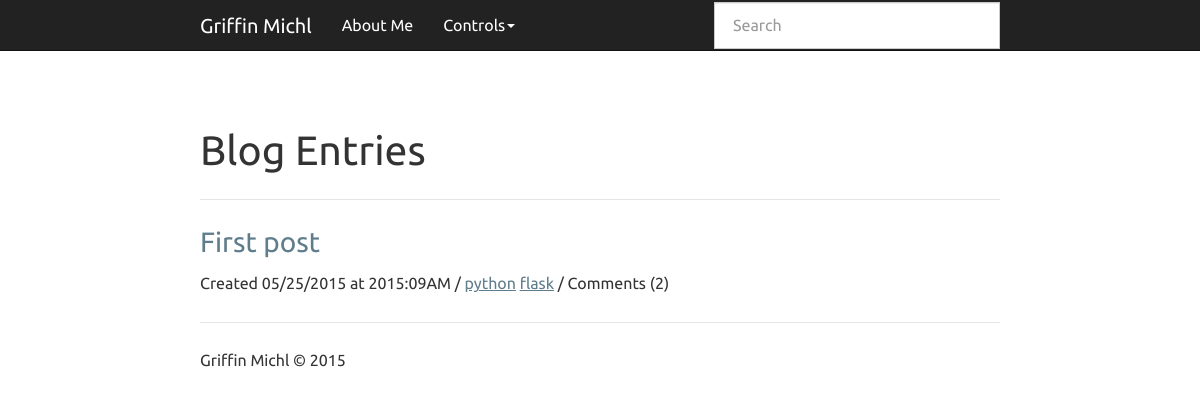
The page / (signed in) on the database its author committed.
### app.py (models this page shows, shortened)
class Entry(flask_db.Model):
    title = CharField()
    slug = CharField(unique=True)
    content = TextField()
    published = BooleanField(index=True)
    timestamp = DateTimeField(default=datetime.datetime.now, index=True)
    @classmethod
    def _query_all(cls):
        return (Entry.select(Entry, Tag, fn.Count(fn.Distinct(Comment.id)).alias('count')).join(Tag, JOIN.LEFT_OUTER).switch(Entry).join(Comment, JOIN.LEFT_OUTER))
    @classmethod
    def public(cls):
        return cls._query_all().where(Entry.published == True).group_by(Entry.id)

class Tag(flask_db.Model):
    tag = CharField()
    post = ForeignKeyField(Entry, related_name="tags")

### app.py (the view)
@app.route('/')
def index():
    search_query = request.args.get('q')
    if search_query:
        query = Entry.search(search_query)
    else:
        query = Entry.public().order_by(Entry.timestamp.desc())
    return object_list('index.html', query, search=search_query, title="Blog Entries")

### templates/index.html (shortened to what this page needs)
{% extends "base.html" %}
{% block content_title %}{% if search %}Search "{{ search }}"{% else %}{{ title }}{% endif %}{% endblock %}
{% block content %}
  {% for entry in object_list %}
    {% if search %}
      {% set entry = entry.entry %}
    {% endif %}
    <h3>
      <a href="{% if entry.published %}{{ url_for('detail', slug=entry.slug) }}{% else %}{{ url_for('edit', slug=entry.slug) }}{% endif %}">
        {{ entry.title }}
      </a>
    </h3>
    <p>Created {{ entry.timestamp.strftime('%m/%d/%Y at %G:%I%p') }} / {% for tag in entry.tags %}<a href="{{ url_for('tag_search', tag=tag.tag) }}">{{ tag.tag }}</a> {% endfor %} / Comments ({{ entry.count }})</p>
  {% endfor %}
{% endblock %}

### rows shown on the page
Entry: title "First post", timestamp "05/25/2015 at 2015:09AM", count "2"
Tag: tag "python"
Tag: tag "flask"

### other values the page prints
{{ title }} "Blog Entries"
